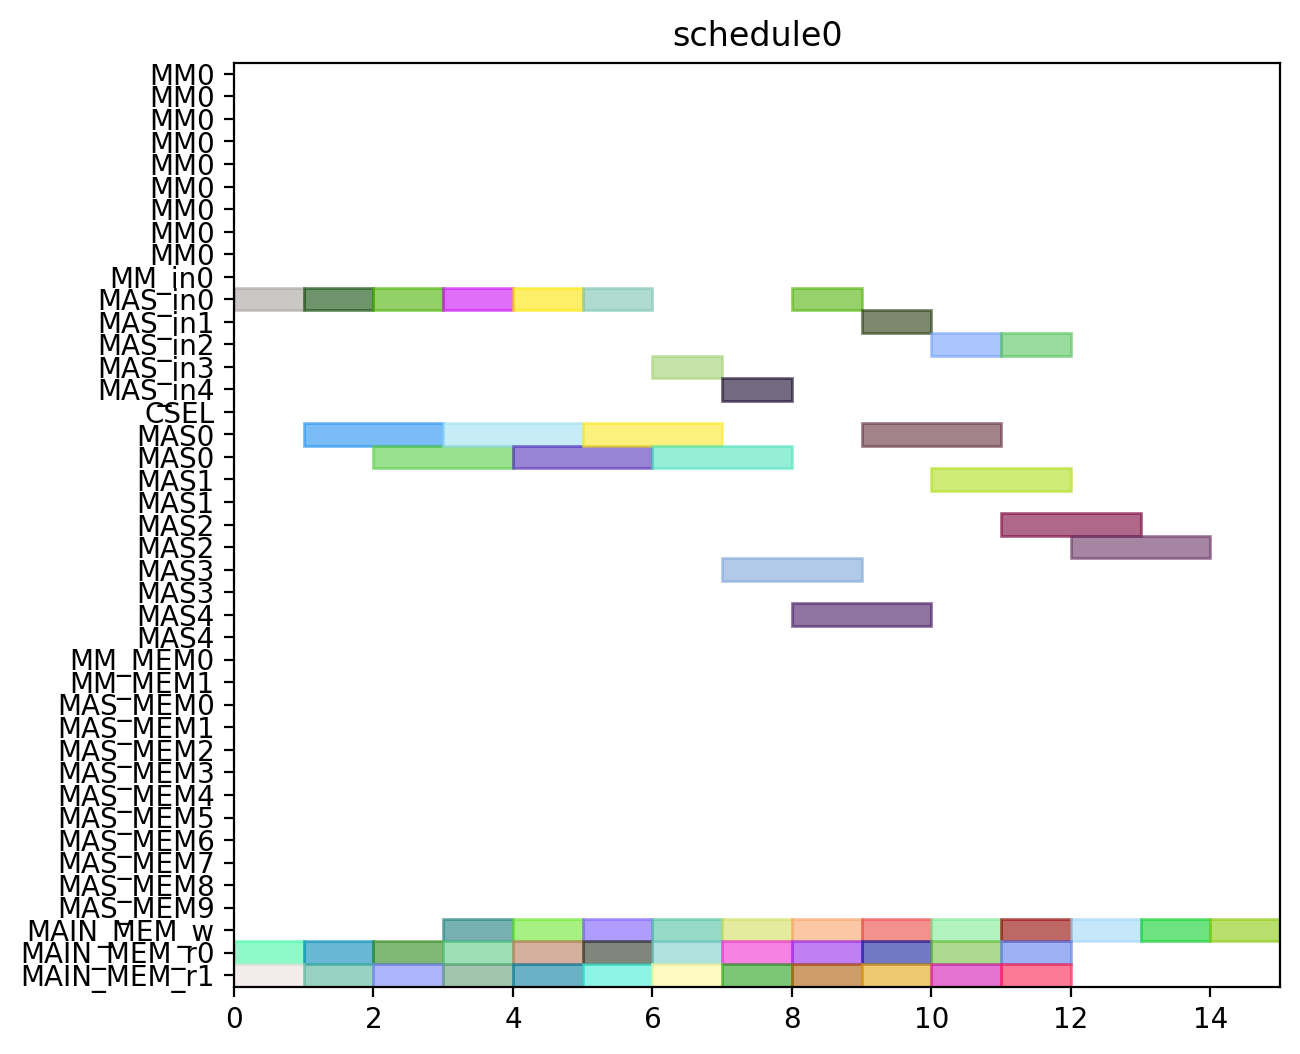

Source code (Python):
from pyschedule import Scenario, solvers, plotters, alt


def solve():
	horizon = 120
	S = Scenario("schedule0", horizon=horizon)

	# resource
	MM = S.Resources('MM', num=1, size=9)
	MM_in = S.Resources('MM_in', num=1)
	MAS_in = S.Resources('MAS_in', num=5)
	CSEL = S.Resource('CSEL')
	MAS = S.Resources('MAS', num=5, size=2, periods=range(1, horizon))
	MM_MEM = S.Resources('MM_MEM', num=2)
	MAS_MEM = S.Resources('MAS_MEM', num=10)
	MAIN_MEM_w = S.Resource('MAIN_MEM_w', size=1)
	MAIN_MEM_r = S.Resources('MAIN_MEM_r', num=2)

	# result of previous scheduling

	# new tasks
	c000 = S.Task('c000', length=2, delay_cost=1)
	c000 += alt(MAS)
	c000_in = S.Task('c000_in', length=1, delay_cost=1)
	c000_in += alt(MAS_in)
	S += c000_in*MAS_in[0]<=c000*MAS[0]

	S += c000_in*MAS_in[1]<=c000*MAS[1]

	S += c000_in*MAS_in[2]<=c000*MAS[2]

	S += c000_in*MAS_in[3]<=c000*MAS[3]

	S += c000_in*MAS_in[4]<=c000*MAS[4]

	S += 0<c000

	c000_w = S.Task('c000_w', length=1, delay_cost=1)
	c000_w += alt(MAIN_MEM_w)
	S += c000 <= c000_w

	c000_mem0 = S.Task('c000_mem0', length=1, delay_cost=1)
	c000_mem0 += MAIN_MEM_r[0]
	S += c000_mem0 <= c000

	c000_mem1 = S.Task('c000_mem1', length=1, delay_cost=1)
	c000_mem1 += MAIN_MEM_r[1]
	S += c000_mem1 <= c000

	c001 = S.Task('c001', length=2, delay_cost=1)
	c001 += alt(MAS)
	c001_in = S.Task('c001_in', length=1, delay_cost=1)
	c001_in += alt(MAS_in)
	S += c001_in*MAS_in[0]<=c001*MAS[0]

	S += c001_in*MAS_in[1]<=c001*MAS[1]

	S += c001_in*MAS_in[2]<=c001*MAS[2]

	S += c001_in*MAS_in[3]<=c001*MAS[3]

	S += c001_in*MAS_in[4]<=c001*MAS[4]

	S += 0<c001

	c001_w = S.Task('c001_w', length=1, delay_cost=1)
	c001_w += alt(MAIN_MEM_w)
	S += c001 <= c001_w

	c001_mem0 = S.Task('c001_mem0', length=1, delay_cost=1)
	c001_mem0 += MAIN_MEM_r[0]
	S += c001_mem0 <= c001

	c001_mem1 = S.Task('c001_mem1', length=1, delay_cost=1)
	c001_mem1 += MAIN_MEM_r[1]
	S += c001_mem1 <= c001

	c010 = S.Task('c010', length=2, delay_cost=1)
	c010 += alt(MAS)
	c010_in = S.Task('c010_in', length=1, delay_cost=1)
	c010_in += alt(MAS_in)
	S += c010_in*MAS_in[0]<=c010*MAS[0]

	S += c010_in*MAS_in[1]<=c010*MAS[1]

	S += c010_in*MAS_in[2]<=c010*MAS[2]

	S += c010_in*MAS_in[3]<=c010*MAS[3]

	S += c010_in*MAS_in[4]<=c010*MAS[4]

	S += 0<c010

	c010_w = S.Task('c010_w', length=1, delay_cost=1)
	c010_w += alt(MAIN_MEM_w)
	S += c010 <= c010_w

	c010_mem0 = S.Task('c010_mem0', length=1, delay_cost=1)
	c010_mem0 += MAIN_MEM_r[0]
	S += c010_mem0 <= c010

	c010_mem1 = S.Task('c010_mem1', length=1, delay_cost=1)
	c010_mem1 += MAIN_MEM_r[1]
	S += c010_mem1 <= c010

	c011 = S.Task('c011', length=2, delay_cost=1)
	c011 += alt(MAS)
	c011_in = S.Task('c011_in', length=1, delay_cost=1)
	c011_in += alt(MAS_in)
	S += c011_in*MAS_in[0]<=c011*MAS[0]

	S += c011_in*MAS_in[1]<=c011*MAS[1]

	S += c011_in*MAS_in[2]<=c011*MAS[2]

	S += c011_in*MAS_in[3]<=c011*MAS[3]

	S += c011_in*MAS_in[4]<=c011*MAS[4]

	S += 0<c011

	c011_w = S.Task('c011_w', length=1, delay_cost=1)
	c011_w += alt(MAIN_MEM_w)
	S += c011 <= c011_w

	c011_mem0 = S.Task('c011_mem0', length=1, delay_cost=1)
	c011_mem0 += MAIN_MEM_r[0]
	S += c011_mem0 <= c011

	c011_mem1 = S.Task('c011_mem1', length=1, delay_cost=1)
	c011_mem1 += MAIN_MEM_r[1]
	S += c011_mem1 <= c011

	c100 = S.Task('c100', length=2, delay_cost=1)
	c100 += alt(MAS)
	c100_in = S.Task('c100_in', length=1, delay_cost=1)
	c100_in += alt(MAS_in)
	S += c100_in*MAS_in[0]<=c100*MAS[0]

	S += c100_in*MAS_in[1]<=c100*MAS[1]

	S += c100_in*MAS_in[2]<=c100*MAS[2]

	S += c100_in*MAS_in[3]<=c100*MAS[3]

	S += c100_in*MAS_in[4]<=c100*MAS[4]

	S += 0<c100

	c100_w = S.Task('c100_w', length=1, delay_cost=1)
	c100_w += alt(MAIN_MEM_w)
	S += c100 <= c100_w

	c100_mem0 = S.Task('c100_mem0', length=1, delay_cost=1)
	c100_mem0 += MAIN_MEM_r[0]
	S += c100_mem0 <= c100

	c100_mem1 = S.Task('c100_mem1', length=1, delay_cost=1)
	c100_mem1 += MAIN_MEM_r[1]
	S += c100_mem1 <= c100

	c101 = S.Task('c101', length=2, delay_cost=1)
	c101 += alt(MAS)
	c101_in = S.Task('c101_in', length=1, delay_cost=1)
	c101_in += alt(MAS_in)
	S += c101_in*MAS_in[0]<=c101*MAS[0]

	S += c101_in*MAS_in[1]<=c101*MAS[1]

	S += c101_in*MAS_in[2]<=c101*MAS[2]

	S += c101_in*MAS_in[3]<=c101*MAS[3]

	S += c101_in*MAS_in[4]<=c101*MAS[4]

	S += 0<c101

	c101_w = S.Task('c101_w', length=1, delay_cost=1)
	c101_w += alt(MAIN_MEM_w)
	S += c101 <= c101_w

	c101_mem0 = S.Task('c101_mem0', length=1, delay_cost=1)
	c101_mem0 += MAIN_MEM_r[0]
	S += c101_mem0 <= c101

	c101_mem1 = S.Task('c101_mem1', length=1, delay_cost=1)
	c101_mem1 += MAIN_MEM_r[1]
	S += c101_mem1 <= c101

	c110 = S.Task('c110', length=2, delay_cost=1)
	c110 += alt(MAS)
	c110_in = S.Task('c110_in', length=1, delay_cost=1)
	c110_in += alt(MAS_in)
	S += c110_in*MAS_in[0]<=c110*MAS[0]

	S += c110_in*MAS_in[1]<=c110*MAS[1]

	S += c110_in*MAS_in[2]<=c110*MAS[2]

	S += c110_in*MAS_in[3]<=c110*MAS[3]

	S += c110_in*MAS_in[4]<=c110*MAS[4]

	S += 0<c110

	c110_w = S.Task('c110_w', length=1, delay_cost=1)
	c110_w += alt(MAIN_MEM_w)
	S += c110 <= c110_w

	c110_mem0 = S.Task('c110_mem0', length=1, delay_cost=1)
	c110_mem0 += MAIN_MEM_r[0]
	S += c110_mem0 <= c110

	c110_mem1 = S.Task('c110_mem1', length=1, delay_cost=1)
	c110_mem1 += MAIN_MEM_r[1]
	S += c110_mem1 <= c110

	c111 = S.Task('c111', length=2, delay_cost=1)
	c111 += alt(MAS)
	c111_in = S.Task('c111_in', length=1, delay_cost=1)
	c111_in += alt(MAS_in)
	S += c111_in*MAS_in[0]<=c111*MAS[0]

	S += c111_in*MAS_in[1]<=c111*MAS[1]

	S += c111_in*MAS_in[2]<=c111*MAS[2]

	S += c111_in*MAS_in[3]<=c111*MAS[3]

	S += c111_in*MAS_in[4]<=c111*MAS[4]

	S += 0<c111

	c111_w = S.Task('c111_w', length=1, delay_cost=1)
	c111_w += alt(MAIN_MEM_w)
	S += c111 <= c111_w

	c111_mem0 = S.Task('c111_mem0', length=1, delay_cost=1)
	c111_mem0 += MAIN_MEM_r[0]
	S += c111_mem0 <= c111

	c111_mem1 = S.Task('c111_mem1', length=1, delay_cost=1)
	c111_mem1 += MAIN_MEM_r[1]
	S += c111_mem1 <= c111

	c200 = S.Task('c200', length=2, delay_cost=1)
	c200 += alt(MAS)
	c200_in = S.Task('c200_in', length=1, delay_cost=1)
	c200_in += alt(MAS_in)
	S += c200_in*MAS_in[0]<=c200*MAS[0]

	S += c200_in*MAS_in[1]<=c200*MAS[1]

	S += c200_in*MAS_in[2]<=c200*MAS[2]

	S += c200_in*MAS_in[3]<=c200*MAS[3]

	S += c200_in*MAS_in[4]<=c200*MAS[4]

	S += 0<c200

	c200_w = S.Task('c200_w', length=1, delay_cost=1)
	c200_w += alt(MAIN_MEM_w)
	S += c200 <= c200_w

	c200_mem0 = S.Task('c200_mem0', length=1, delay_cost=1)
	c200_mem0 += MAIN_MEM_r[0]
	S += c200_mem0 <= c200

	c200_mem1 = S.Task('c200_mem1', length=1, delay_cost=1)
	c200_mem1 += MAIN_MEM_r[1]
	S += c200_mem1 <= c200

	c201 = S.Task('c201', length=2, delay_cost=1)
	c201 += alt(MAS)
	c201_in = S.Task('c201_in', length=1, delay_cost=1)
	c201_in += alt(MAS_in)
	S += c201_in*MAS_in[0]<=c201*MAS[0]

	S += c201_in*MAS_in[1]<=c201*MAS[1]

	S += c201_in*MAS_in[2]<=c201*MAS[2]

	S += c201_in*MAS_in[3]<=c201*MAS[3]

	S += c201_in*MAS_in[4]<=c201*MAS[4]

	S += 0<c201

	c201_w = S.Task('c201_w', length=1, delay_cost=1)
	c201_w += alt(MAIN_MEM_w)
	S += c201 <= c201_w

	c201_mem0 = S.Task('c201_mem0', length=1, delay_cost=1)
	c201_mem0 += MAIN_MEM_r[0]
	S += c201_mem0 <= c201

	c201_mem1 = S.Task('c201_mem1', length=1, delay_cost=1)
	c201_mem1 += MAIN_MEM_r[1]
	S += c201_mem1 <= c201

	c210 = S.Task('c210', length=2, delay_cost=1)
	c210 += alt(MAS)
	c210_in = S.Task('c210_in', length=1, delay_cost=1)
	c210_in += alt(MAS_in)
	S += c210_in*MAS_in[0]<=c210*MAS[0]

	S += c210_in*MAS_in[1]<=c210*MAS[1]

	S += c210_in*MAS_in[2]<=c210*MAS[2]

	S += c210_in*MAS_in[3]<=c210*MAS[3]

	S += c210_in*MAS_in[4]<=c210*MAS[4]

	S += 0<c210

	c210_w = S.Task('c210_w', length=1, delay_cost=1)
	c210_w += alt(MAIN_MEM_w)
	S += c210 <= c210_w

	c210_mem0 = S.Task('c210_mem0', length=1, delay_cost=1)
	c210_mem0 += MAIN_MEM_r[0]
	S += c210_mem0 <= c210

	c210_mem1 = S.Task('c210_mem1', length=1, delay_cost=1)
	c210_mem1 += MAIN_MEM_r[1]
	S += c210_mem1 <= c210

	c211 = S.Task('c211', length=2, delay_cost=1)
	c211 += alt(MAS)
	c211_in = S.Task('c211_in', length=1, delay_cost=1)
	c211_in += alt(MAS_in)
	S += c211_in*MAS_in[0]<=c211*MAS[0]

	S += c211_in*MAS_in[1]<=c211*MAS[1]

	S += c211_in*MAS_in[2]<=c211*MAS[2]

	S += c211_in*MAS_in[3]<=c211*MAS[3]

	S += c211_in*MAS_in[4]<=c211*MAS[4]

	S += 0<c211

	c211_w = S.Task('c211_w', length=1, delay_cost=1)
	c211_w += alt(MAIN_MEM_w)
	S += c211 <= c211_w

	c211_mem0 = S.Task('c211_mem0', length=1, delay_cost=1)
	c211_mem0 += MAIN_MEM_r[0]
	S += c211_mem0 <= c211

	c211_mem1 = S.Task('c211_mem1', length=1, delay_cost=1)
	c211_mem1 += MAIN_MEM_r[1]
	S += c211_mem1 <= c211

	solvers.mip.solve(S,msg=1,kind='CPLEX',ratio_gap=1.01)

	solution = [['hoge']*len(S.solution()[1]) for i in range(len(S.solution()))]
	for i in range(len(S.solution())):
		for j in range(len(S.solution()[i])):
			solution[i][j]=str(S.solution()[i][j])
	print(solution)

	cycles = int(solution[-1][3])

	pic_file_name = "/mnt/rose/usr1/fukuda/ABE/multiRAM_multiMAS_16mux/scheduling_result/stage9MM1_stage2MAS5/CONJ/schedule0.png"
	if(S.solution() != []):
		plotters.matplotlib.plot(S,img_filename=pic_file_name, show_task_labels=False, fig_size=(cycles*0.25+3, 6))

	return solution
